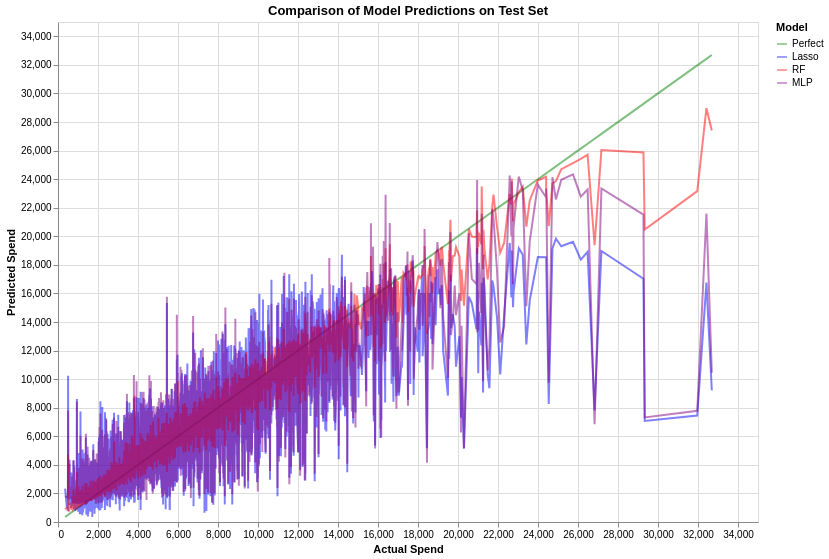

Write notebook code for a chart like this one.
### Code cell
# Enable the data transformer to handle larger datasets
alt.data_transformers.disable_max_rows()

# Create data frame for all best model predictions
y_test_table = pd.DataFrame(y_test)
y_test_table['Perfect'] = y_test_table['amt']
y_test_table['amt_lasso'] = lasso_preds
y_test_table['amt_rf'] = rf_preds
y_test_table['amt_MLP'] = MLP_preds
y_test_table.columns = ['amt', 'Perfect', 'Lasso', 'RF', 'MLP']

# Melt the DataFrame to long format for Altair
y_test_table_melted = y_test_table.melt(id_vars='amt', var_name='Model', value_name='Value')

# Create the combined chart for all models with proper legend title and reduced opacity
combined_chart = alt.Chart(y_test_table_melted).mark_line(opacity=0.5).encode(
    x=alt.X('amt:Q', title='Actual Spend'),
    y=alt.Y('Value:Q',title='Predicted Spend'),
    color=alt.Color('Model:N', title='Model', scale=alt.Scale(
        domain=['Perfect','Lasso', 'RF', 'MLP'],
        range=['green', 'blue', 'red', 'purple']
    ))
).properties(
    title='Comparison of Model Predictions on Test Set',
    width=700,
    height=500
)

combined_chart

### Figure 1 — Vega-Lite specification as saved in the notebook (floating-point values rounded to 4 significant figures; data arrays with more than 128 entries replaced by an {"elided": "..."} marker saying what was removed)
{"config": {"view": {"continuousWidth": 400, "continuousHeight": 300}}, "data": {"name": "data-a0ae08969258e8a26a103a34aebe82a5"}, "mark": {"type": "line", "opacity": 0.5}, "encoding": {"color": {"field": "Model", "scale": {"domain": ["Perfect", "Lasso", "RF", "MLP"], "range": ["green", "blue", "red", "purple"]}, "title": "Model", "type": "nominal"}, "x": {"field": "amt", "title": "Actual Spend", "type": "quantitative"}, "y": {"field": "Value", "title": "Predicted Spend", "type": "quantitative"}}, "height": 500, "title": "Comparison of Model Predictions on Test Set", "width": 700, "$schema": "https://vega.github.io/schema/vega-lite/v4.17.0.json", "datasets": {"data-a0ae08969258e8a26a103a34aebe82a5": {"elided": "18764 records"}}}
